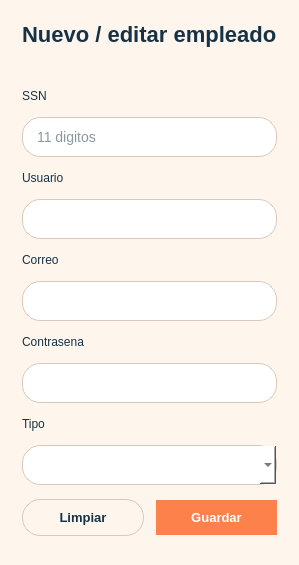
<?xml version="1.0" encoding="UTF-8"?>
<ui version="4.0">
 <class>GestionPersonalFormularioUI</class>
 <widget class="QFrame" name="GestionPersonalFormularioUI">
  <property name="styleSheet">
   <string>QFrame#GestionPersonalFormularioUI { background-color: #FEF5ED; border-radius: 32px; } QLabel { color: #163246; background: transparent; } QLineEdit, QComboBox { background-color: white; border: 1px solid #D8C8BA; border-radius: 18px; color: #163246; font-size: 14px; padding: 10px 12px; }</string>
  </property>
  <layout class="QVBoxLayout" name="rightLayout">
   <property name="leftMargin"><number>22</number></property>
   <property name="topMargin"><number>22</number></property>
   <property name="rightMargin"><number>22</number></property>
   <property name="bottomMargin"><number>22</number></property>
   <property name="spacing"><number>14</number></property>
   <item>
    <widget class="QLabel" name="title_label">
     <property name="styleSheet"><string>color:#163246;font-size:22px;font-weight:800;</string></property>
     <property name="text"><string>Nuevo / editar empleado</string></property>
    </widget>
   </item>
   <item>
    <widget class="QLabel" name="status_label">
     <property name="wordWrap"><bool>true</bool></property>
     <property name="styleSheet"><string>color:#7B97A5;font-size:12px;</string></property>
     <property name="text"><string></string></property>
    </widget>
   </item>
   <item>
    <widget class="QLabel" name="ssn_label"><property name="text"><string>SSN</string></property></widget>
   </item>
   <item>
    <widget class="QLineEdit" name="ssn_input">
     <property name="placeholderText"><string>11 digitos</string></property>
    </widget>
   </item>
   <item>
    <widget class="QLabel" name="user_label"><property name="text"><string>Usuario</string></property></widget>
   </item>
   <item>
    <widget class="QLineEdit" name="user_input"/>
   </item>
   <item>
    <widget class="QLabel" name="correo_label"><property name="text"><string>Correo</string></property></widget>
   </item>
   <item>
    <widget class="QLineEdit" name="correo_input"/>
   </item>
   <item>
    <widget class="QLabel" name="pass_label"><property name="text"><string>Contrasena</string></property></widget>
   </item>
   <item>
    <widget class="QLineEdit" name="pass_input">
     <property name="echoMode"><enum>QLineEdit::Password</enum></property>
    </widget>
   </item>
   <item>
    <widget class="QLabel" name="tipo_label"><property name="text"><string>Tipo</string></property></widget>
   </item>
   <item>
    <widget class="QComboBox" name="tipo_input"/>
   </item>
   <item>
    <layout class="QHBoxLayout" name="buttonsLayout">
     <property name="spacing"><number>12</number></property>
     <item>
      <widget class="QPushButton" name="clear_button">
       <property name="minimumHeight"><number>48</number></property>
       <property name="styleSheet"><string>QPushButton{background-color:#FEF5ED;color:#163246;border:1px solid #D8C8BA;border-radius:18px;font-size:13px;font-weight:700;padding:10px 14px;}QPushButton:hover{background-color:#F3E6D8;}</string></property>
       <property name="text"><string>Limpiar</string></property>
      </widget>
     </item>
     <item>
      <widget class="QPushButton" name="save_button">
       <property name="minimumHeight"><number>48</number></property>
       <property name="styleSheet"><string>QPushButton{background-color:#FC814A;color:white;border:none;border-radius:18px;font-size:13px;font-weight:700;padding:10px 14px;}QPushButton:hover{background-color:#E66E3A;}</string></property>
       <property name="text"><string>Guardar</string></property>
      </widget>
     </item>
    </layout>
   </item>
   <item>
    <spacer name="stretchBottom">
     <property name="orientation"><enum>Qt::Vertical</enum></property>
    </spacer>
   </item>
  </layout>
 </widget>
</ui>
